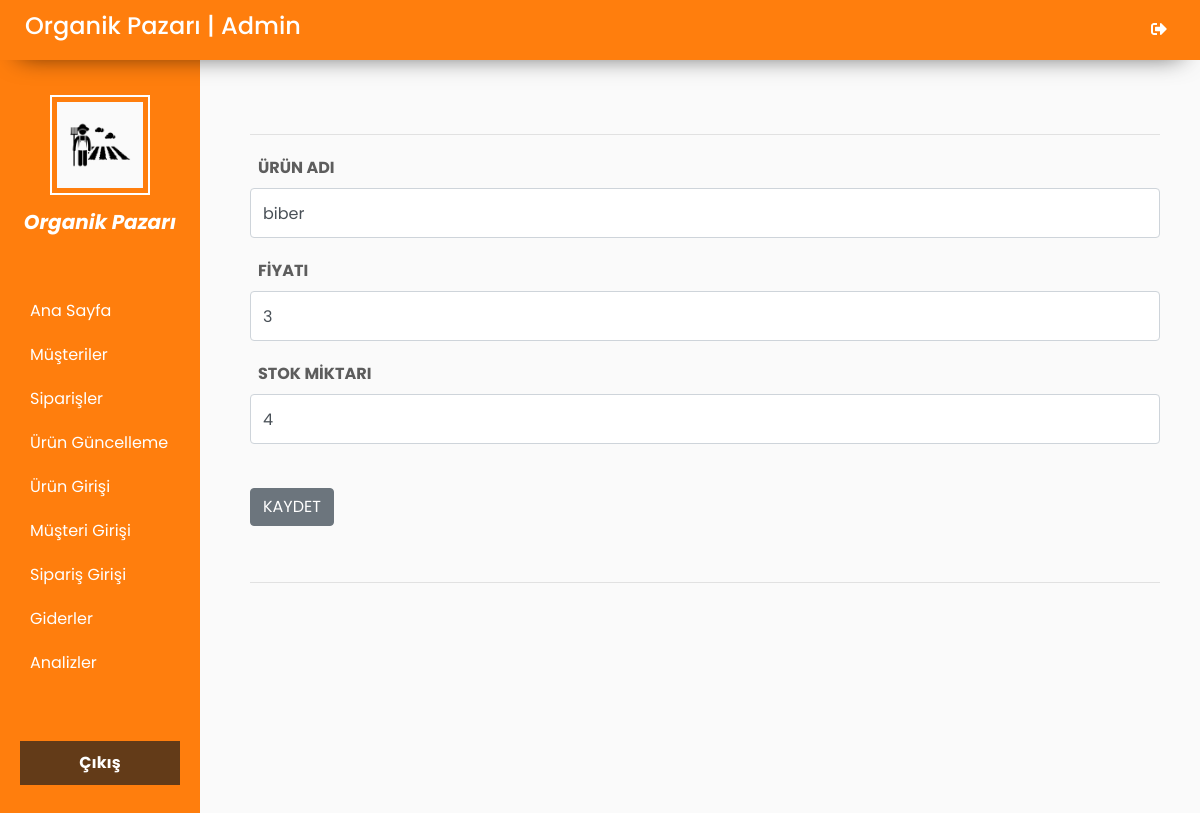
Page /urun_guncelle/1 (signed in) on the committed database.
### tables this page shows
CREATE TABLE `urun_kayit` (
  `urun_id` int(11) NOT NULL,
  `urun_ad` varchar(255) DEFAULT NULL,
  `kategori_id` int(11) DEFAULT NULL,
  `fiyat` float DEFAULT NULL,
  `birim` varchar(255) DEFAULT NULL,
  `stok` int(11) DEFAULT NULL
);

### index.php (called while the page is built, shortened)
<?php
$route = array_values(array_filter(explode('/', $_SERVER['REQUEST_URI'])));
require controller(route(0));

### app/helper/app.php (called while the page is built, shortened)
<?php
function route($index)
{
    global $route;
    return isset($route[$index]) ? $route[$index] : false;
}

### app/controller/urun_guncelle.php (the view, shortened to what this page needs)
         <div id="content">
            <br/>
            <BR>
                <hr >
<?php
    $id=route("1");
    $sorgu =$db->query("SELECT * FROM urun_kayit WHERE urun_id = '{$id}'")->fetchAll(PDO::FETCH_ASSOC);
foreach ($sorgu as $key => $row) {
        $urun_ad = $row["urun_ad"];
        $urun_fiyat = $row["fiyat"];
        $urun_stok = $row["stok"];
echo'
       <form action="" method="POST">
                    <div class="form-group urun-konum">
                        <label for="ad" class="text-uppercase urun-form"><i ></i>Ürün Adı</label>
                        <input type="text" class="form-control urun-kisisel" value = "'.$urun_ad.'" name="urun_ad">
                    </div>
                    <div class="form-group">
                        <label for="soyad" class="text-uppercase urun-form"><i ></i>Fİyatı</label>
                        <input type="text" class="form-control urun-kisisel" placeholder="TL " value = "'.$urun_fiyat.'" name="urun_fiyat">
                    </div>
                    <div class="form-group">
                        <label for="soyad" class="text-uppercase urun-form"><i ></i>Stok Mİktarı</label>
                        <input type="text" class="form-control urun-kisisel kg" placeholder="kg/adet/lt " value = "'.$urun_stok.'" name="urun_mik">
                    </div><br>
                    <div class="form-group">
                        <input type="submit" name="submit"  class="btn btn-secondary" value="KAYDET" />
                    </div>
                </form>
               <br><hr>'
	;}?>
 </body>
 </html>

### public/styles/admin-panel.css (style rules this page uses)
body { font-family: 'Poppins', sans-serif; background: #fafafa; }
#content { width: calc(100% - 250px); padding-top: 40px; padding-right: 40px; min-height: 100vh; transition: all 0.3s; position: absolute; margin-top: 30px; right: 0; }
.urun-form { padding-left: 8px; padding-top: 5px; font-weight: bold; color: #5D5D5D; }
.urun-kisisel { height: 50px; }
.urun-konum { margin-top: 15px; }
.kg { margin-bottom: 20px; }

### rows in the picture
urun_kayit: urun_ad "biber", urun_fiyat "3", urun_mik "4"
